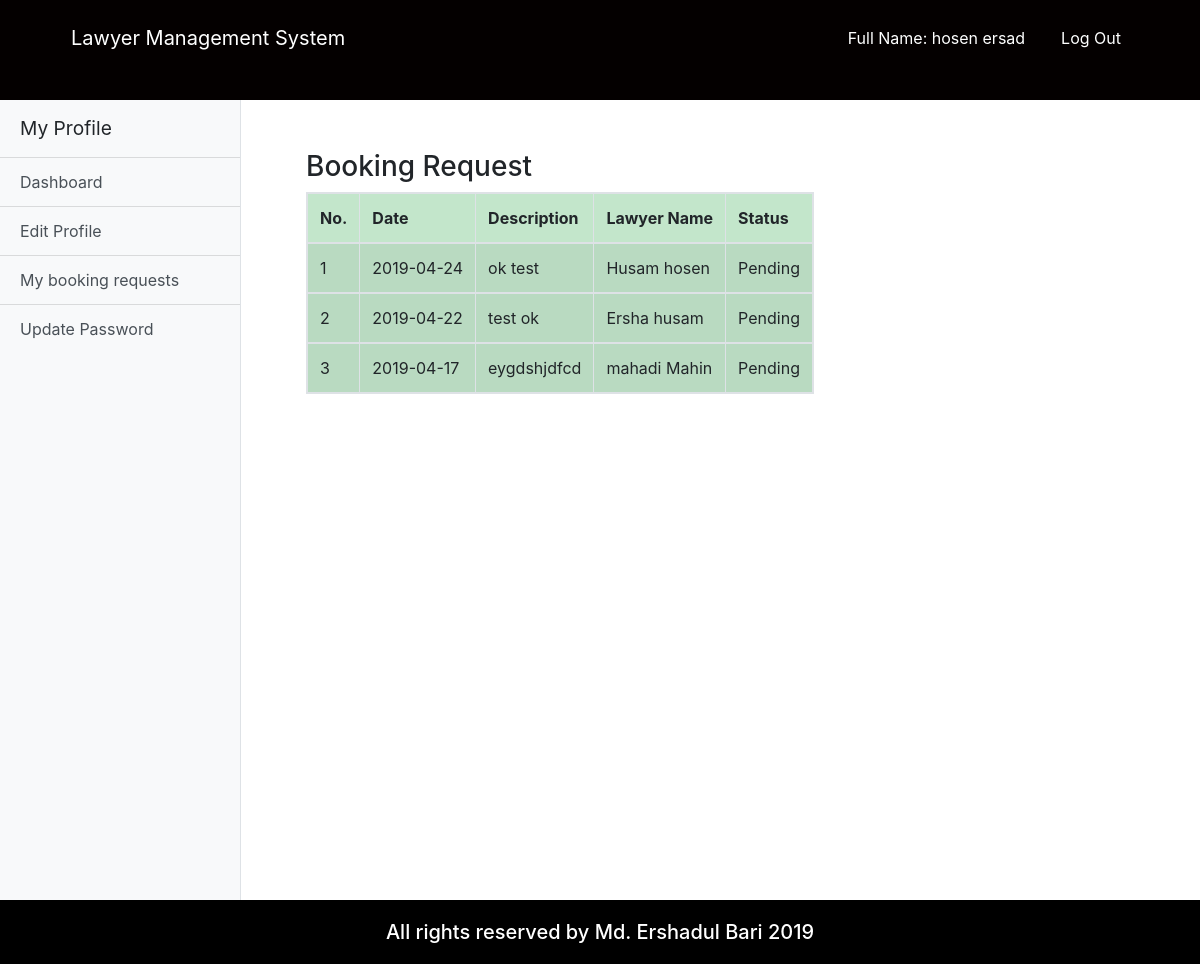
The app's page /user_booking.php (signed in) with its own data.
### tables this page shows
CREATE TABLE `booking` (
  `booking_id` int(11) NOT NULL,
  `date` varchar(20) NOT NULL,
  `description` varchar(300) NOT NULL,
  `client_id` varchar(20) NOT NULL,
  `lawyer_id` varchar(20) NOT NULL,
  `status` varchar(20) NOT NULL
);

CREATE TABLE `user` (
  `u_id` varchar(20) NOT NULL,
  `first_Name` varchar(100) NOT NULL,
  `last_Name` varchar(100) NOT NULL,
  `email` varchar(100) NOT NULL,
  `password` varchar(100) NOT NULL,
  `status` varchar(100) NOT NULL,
  `role` varchar(100) NOT NULL
);

### user_booking.php (the view, shortened to what this page needs)
<?php
	if($_SESSION['login']==TRUE AND $_SESSION['status']=='Active'){
	?>
	<!doctype html>
	<html lang="en">
		<head>
			<link rel="stylesheet" href="https://use.fontawesome.com/releases/v5.8.1/css/all.css">
			<link rel="stylesheet" href="css/all.css">
			<link rel="stylesheet" href="css/simple-sidebar.css">
			<link rel="stylesheet" href="css/bootstrap.css">
			<link rel="stylesheet" href="css/style.css">
			<link rel="stylesheet" href="css/media.css">
		</head>
		<body>
			<header class="customnav">
				<div class="container">
					<div class="row">
						<div class="col-md-12">
							<nav class="navbar navbar-expand-lg ">
								<a class="navbar-brand cus-a" href="index.php">Lawyer Management System</a>
								<div class="collapse navbar-collapse" id="navbarSupportedContent">
									<ul class="navbar-nav ml-auto ">
										<li class="">
											<a class="nav-link cus-a" href="#">Full Name: <?php echo $_SESSION['first_Name'];?> <?php echo $_SESSION['last_Name'];?></a>
										</li>
										<li class="">
											<a class="nav-link cus-a" href="logout.php">Log Out</a>
										</li>
									</ul>
								</div>
							</nav>
						</div>
					</div>
				</div>
			</header>
			<body>
				<div class="d-flex" id="wrapper">
					<div class="bg-light border-right" id="sidebar-wrapper">
						<div class="sidebar-heading">My Profile</div>
						<div class="list-group list-group-flush">
							<a href="user_dashboard.php" class="list-group-item list-group-item-action bg-light">Dashboard</a>
							<a href="user_profile.php" class="list-group-item list-group-item-action bg-light">Edit Profile</a>
							<a href="user_booking.php" class="list-group-item list-group-item-action bg-light">My booking requests</a>
							<a href="update_password.php" class="list-group-item list-group-item-action bg-light">Update Password</a>
						</div>
					</div>
					<section class="bookingrqst">
						<div class="container">
							<div class="span7">
								<div class="widget stacked widget-table action-table">
									<div class="widget-header">
										<h3>Booking Request</h3>
									</div>
									<div class="widget-content">
										<table class="table table-striped table-bordered  table-success table-responsive">
											<thead>
												<tr>
													<th>No.</th>
													<th>Date</th>
													<th>Description</th>
													<th>Lawyer Name</th>
													<th>Status</th>
												</tr>
											</thead>
											<?php
												$a=$_SESSION['client_id'];
												$conn = connect();
												$result = mysqli_query($conn,"SELECT first_Name,last_Name,date,description,booking.status as statuss
												FROM booking,lawyer,user
												WHERE booking.lawyer_id=lawyer.lawyer_id
												AND lawyer.lawyer_id=user.u_id
												and booking.client_id='$a'
												");
												$counter = 0;
												while($row = mysqli_fetch_array($result)) {
												?>
												<tbody id="myTable">
													<tr>
														<td><?php echo ++$counter ;?></td>
														<td><?php echo $row["date"]; ?></td>
														<td><?php echo $row["description"]; ?></td>
														<td><?php echo $row["first_Name"]; ?> <?php echo $row["last_Name"]; ?></td>
														<td><?php echo $row["statuss"]; ?></td>
													</tr>
													<?php
													}
												?>
											</table>
										</div>
									</div>
								</div>
							</div>
						</section>
					</div>
				</body>
				<footer>
				<div class="container">
				<div class="row">
				<div class="col">
				<h5>All rights reserved by Md. Ershadul Bari 2019</h5>
				</div>
				</div>
				</div>
				</footer>
				</body>
				</html>
				<?php
				}else
				header('location:login.php?deactivate');
				?>

### css/simple-sidebar.css (style rules this page uses)
body { overflow-x: hidden; }
#sidebar-wrapper { min-height: 100vh; margin-left: -15rem; -webkit-transition: margin .25s ease-out; -moz-transition: margin .25s ease-out; -o-transition: margin .25s ease-out; transition: margin .25s ease-out; }
#sidebar-wrapper .sidebar-heading { padding: 0.875rem 1.25rem; font-size: 1.2rem; }
#sidebar-wrapper .list-group { width: 15rem; }
@media (min-width: 768px) { #sidebar-wrapper { margin-left: 0; } }

### css/style.css (style rules this page uses)
* { margin: 0; padding: 0; }
html { height: 100% !important; }
body { display: flex !important; min-height: 100% !important; flex-direction: column; }
.customnav { background-color: #040000; height: 100px; }
.customnav a { margin: 10px 10px; }
.cus-a { color: white !important; }
footer { margin-top: auto; background-color: black; color: white; }
footer h5 { text-align: center; margin: 20px 0px; }
.bookingrqst { margin: 50px; }

### records on screen
booking: date "2019-04-24", description "ok test", user.first_Name "Husam", user.last_Name "hosen", status "Pending"
booking: date "2019-04-22", description "test ok", user.first_Name "Ersha", user.last_Name "husam", status "Pending"
booking: date "2019-04-17", description "eygdshjdfcd", user.first_Name "mahadi", user.last_Name "Mahin", status "Pending"

### other values on screen
$_SESSION['first_Name'] "hosen"
$_SESSION['last_Name'] "ersad"
